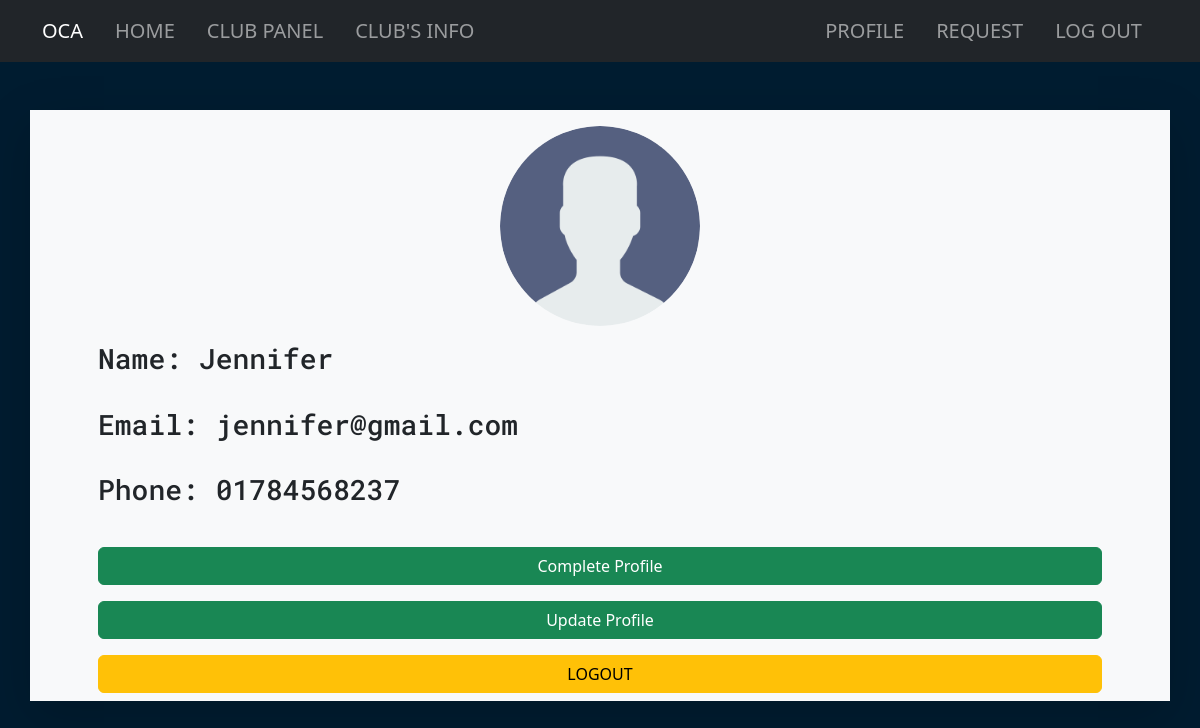
The app's page /user/profile/ (signed in) with its own data.
### user/models.py (models this page shows, shortened)
class User(AbstractBaseUser, PermissionsMixin):
    class Role(models.TextChoices):
        ADMIN = "ADMIN", "Admin"
        ADVISOR = "ADVISOR", "Advisor"
        STUDENT = "STUDENT", "Student"
    name = models.CharField(max_length=255)
    email = models.CharField(max_length=255, unique=True)
    phone_number = models.CharField(max_length=15, default=None)
    photo = models.ImageField(upload_to='profiles/', default='profiles/defaultuserprofile.png')
    base_role = Role.ADMIN
    role = models.CharField(max_length=20, choices=Role.choices)
    is_staff = models.BooleanField(default=False)
    is_superuser = models.BooleanField(default=False)
    is_active = models.BooleanField(default=True)
    date_joined = models.DateTimeField(default=timezone.now)
    USERNAME_FIELD = 'email'
    REQUIRED_FIELDS = ['name', 'phone_number']
    objects = BaseUserManager()
    class Meta:
        verbose_name_plural = "All Users"
    def is_advisor(self):
        return True if self.role == 'ADVISOR' else False
    def is_student(self):
        return True if self.role == 'STUDENT' else False

### user/views.py (the view)
# urls.py: path("profile/", views.profile_view, name = 'profile'),
def profile_view(request):
    obj = User.objects.get(id=request.user.id)
    return render(request, 'profile.html', {"user": obj})

### club/context_processor.py (called while the page is built)
def is_president(request):
    if request.user.is_authenticated:
        president_clubs = Club.objects.filter(president=request.user)
        if president_clubs.exists():
            return {'is_club_president': True, 'president_clubs': president_clubs}
    return {'is_club_president': False}

### templates/profile.html
{%extends 'base.html' %}
{%block content%}
    <div class="container d-flex-sm justify-content-evenly  shadow-lg my-5 bg-light">
        <div class="m-5 d-flex flex-column align-items-wvwnly">
            {%if user.photo.url %}
            <img class="mx-auto my-3" style="height: 200px; width: 200px; object-fit: cover; border-radius: 50%"
                src="{{ user.photo.url }}" alt="" />
            {%endif%}
            <h3 class="mx-2 mono">Name: {{user.name}}</h3>
            <br>
            <h3 class="mx-2 mono">Email: {{user.email}}</h3>
            <br>
            <h3 class="mx-2 mono">Phone: {{user.phone_number}}</h3>
            <br>
            {%if user.is_student %}
            <a class="btn btn-success m-2" href="{% url 'complete_profile'%}">Complete Profile</a>
            {%endif%}
            <a class="btn btn-success m-2" href="{% url 'user_update' user.id%}">Update Profile</a>
            <a class="btn btn-warning m-2" href="{% url 'logout'%}">LOGOUT</a>
        </div>
    </div>
{%endblock content%}

### static/css/style.css (style rules this page uses)
:root { --homepage-background-color: #001C30; }
* { margin: 0; padding: 0; }
body { background-color: var(--homepage-background-color); }
.mono { font-family: 'Roboto Mono', monospace; }

### records on screen
User: photo (placeholder picture), name "Jennifer", email "jennifer@gmail.com", phone_number "01784568237"
